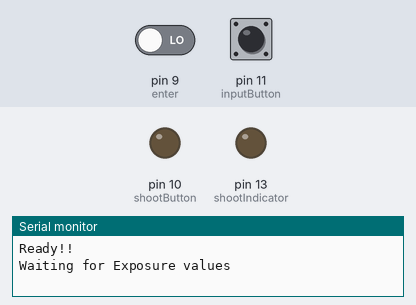
The sketch below on a simulated Arduino Uno, built with avr-gcc and run on an emulated ATmega328P. Parts: output pins drawn as LEDs (lit = HIGH), the last lines printed to the serial monitor. Dashed ring = blinking. Inputs (shaded band) come from the test bench; at power-on: pin 9 (enter) LOW, pin 11 (inputButton) LOW.

Above: at 1.2 s.
1.3 s: pin 9 (enter) driven HIGH
2.8 s: pin 11 (inputButton) pulled HIGH for 0.15 s
At 3.6 s:
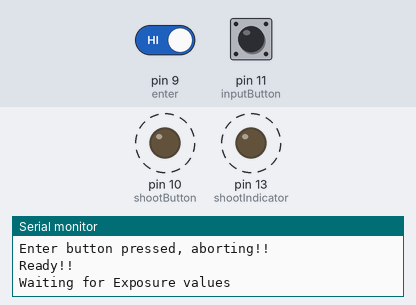
4.4 s: pin 11 (inputButton) pulled HIGH for 1 s
8.4 s: pin 11 (inputButton) pulled HIGH for 1 s
12.4 s: pin 9 (enter) driven LOW
At 13.2 s:
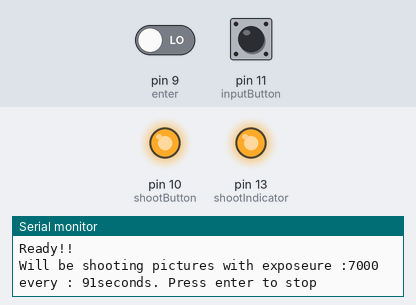
13.9 s: pin 9 (enter) driven HIGH and pin 11 (inputButton) driven HIGH
At 14.4 s:
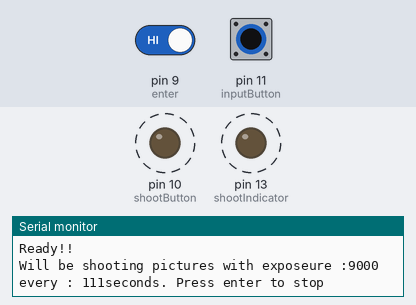
Timing chart, 0 to 17.9 s (numbered marks = the images above; inputs shaded):
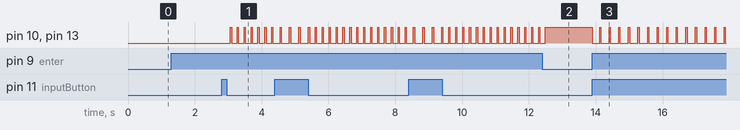

The sketch:

ShootTimeLapse.ino
```cpp
/*
    Shoot Time Lapse photos with the help of Arduino
    @Author: Sadat
*/

//Declare all the needed variables
int toggleInputButton = 12;
int inputButton = 11; //Pin 11 will serve as input button
int shootButton = 10; // pin 10 will provide the op to the camera
int shootIndicator = 13; // Use the annoying LED as indicator that camera is exposed
int enter = 9; // Pin 9 will be the enter button, i.e. set the vaule

boolean readInput = true; // toggle to read time values  or shoot

long exposure = 0;
long timeLapse = 1000;

// the setup routine runs once when you press reset:
void setup() {
  pinMode(shootIndicator, OUTPUT);
  digitalWrite(shootIndicator, LOW);  //shotch it off initially
  // initialize the digital pin as an output.
  pinMode(toggleInputButton, INPUT);
  pinMode(inputButton, INPUT);
  pinMode(enter, INPUT);
  pinMode(shootButton, OUTPUT);
  digitalWrite(shootButton, LOW); //initially not pressed

  Serial.begin(9600);  //debug
}

// the loop routine runs over and over again forever:
void loop() {
  Serial.println("Ready!!");
  if(readInput){
    Serial.println("Waiting for Exposure values");
    readExposure();
    Serial.println("Waiting for Time Lapse values");
    readTimeLapse();
    readInput = !readInput;
  }else {
    Serial.print("Will be shooting pictures with exposeure :");
    Serial.print(exposure);
    Serial.print(" every : ");
    Serial.print(timeLapse/1000);
    Serial.println("seconds. Press enter to stop");
    takeAwesomeTimeLapse();
    readInput = !readInput;
  }
}

void readExposure(){
 while(true){
   if(digitalRead(inputButton)==HIGH){
     exposure += 1000; //every push will increase exposure by 1 sec
     Serial.print("Exposure value incresed to : ");
     Serial.println(exposure);
   }
   if(digitalRead(enter)==HIGH){
     return;
   }
 }

}
void readTimeLapse(){
  while(true){
   if(digitalRead(inputButton)==HIGH){
     timeLapse += 10000; //every push will increase time lapse by 10 seconds
     Serial.print("Time Lapse value incresed to : ");
     Serial.println(timeLapse);
   }
   if(digitalRead(enter)==HIGH){
     return;
   }
 }
}

void takeAwesomeTimeLapse(){
  //loop till the enter button is pressed
  while(true){
    //Press the button
   digitalWrite(shootButton, HIGH);//Open shutter
   digitalWrite(shootIndicator, HIGH); // indicate the shutter is now open
   if(!delayForNextInstruction(exposure)){
     return;
   }
   //Release the button
   digitalWrite(shootButton,LOW); //Close shutter
   digitalWrite(shootIndicator,LOW); //turn off indicator
   //Delay for timeLapse time and then repeat
   if(!delayForNextInstruction(timeLapse)){
     return;
   }
  }
}

boolean delayForNextInstruction(long delayDuration){
 unsigned long startTime = millis();
  unsigned long currentTime = millis();
  while((unsigned long)(currentTime-startTime) < delayDuration){
    if(digitalRead(enter)==HIGH){
      Serial.println("Enter button pressed, aborting!!");
      digitalWrite(shootButton,LOW); //close the exposure
      digitalWrite(shootIndicator,LOW); // switch off indicator
     return false;
   }
    currentTime = millis();
  }
  return true;
}
```

Measured:
- after the input at 2.8 s, pin 10 (shootButton), pin 13 (shootIndicator): alternates HIGH for 0.04 s and LOW for 0.17 s, starting after 0.26 s
- after the input at 12.4 s, pin 10 (shootButton), pin 13 (shootIndicator): goes on until 12.5 s, then stays HIGH
- after the input at 13.9 s, pin 10 (shootButton), pin 13 (shootIndicator): alternates HIGH for 0.04 s and LOW for 0.25 s, starting at once
